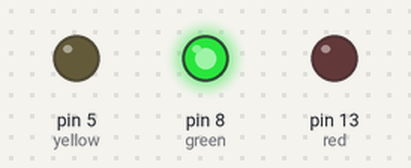
The sketch below on a simulated Arduino Uno, built with avr-gcc and run on an emulated ATmega328P. Shown: output pins drawn as LEDs (lit = HIGH). What the sketch prints to the serial monitor is not drawn.

Above: at 1.95 s.
At 23.5 s:
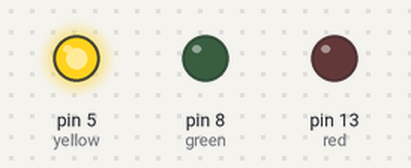
At 31.1 s:
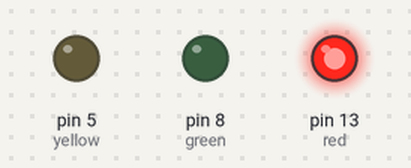
At 38.6 s:
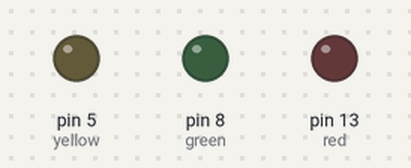
Timing chart, 0 to 40.0 s (numbered marks = the images above):
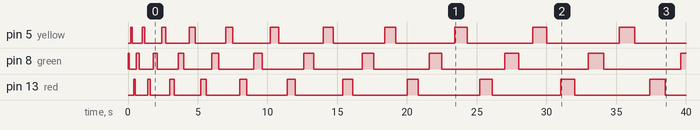

The sketch:

blink_with_all_3_lights_increasing.ino
```cpp
int green=8;// int= integer (whole number)
int red=13;
int yellow=5;
int time=0;

void setup() {
  pinMode (green, OUTPUT);
  pinMode (red, OUTPUT);
  pinMode (yellow, OUTPUT);

  Serial.begin(9600);


}
void loop() {
 Serial.print("Chargers are the best football team");
 digitalWrite(green,HIGH);
 delay(time);
 digitalWrite(green,LOW);
 delay(time);
 digitalWrite(yellow,HIGH);
 delay(time);
 digitalWrite(yellow,LOW);
 delay(time);
 digitalWrite(red,HIGH);
 delay(time);
 digitalWrite(red,LOW);
 delay(time);
 time=time+100;

}
```

Measured:
- by itself, pin 5 (yellow): LOW → HIGH at 0.21 s, → LOW 0.10 s later, → HIGH 0.70 s later, → LOW 0.20 s later, … (22 changes in this stretch)
- by itself, pin 8 (green): LOW → HIGH at 0.01 s, → LOW 0.10 s later, → HIGH 0.50 s later, → LOW 0.20 s later, … (23 changes in this stretch)
- by itself, pin 13 (red): LOW → HIGH at 0.41 s, → LOW 0.10 s later, → HIGH 0.90 s later, → LOW 0.20 s later, … (22 changes in this stretch)
